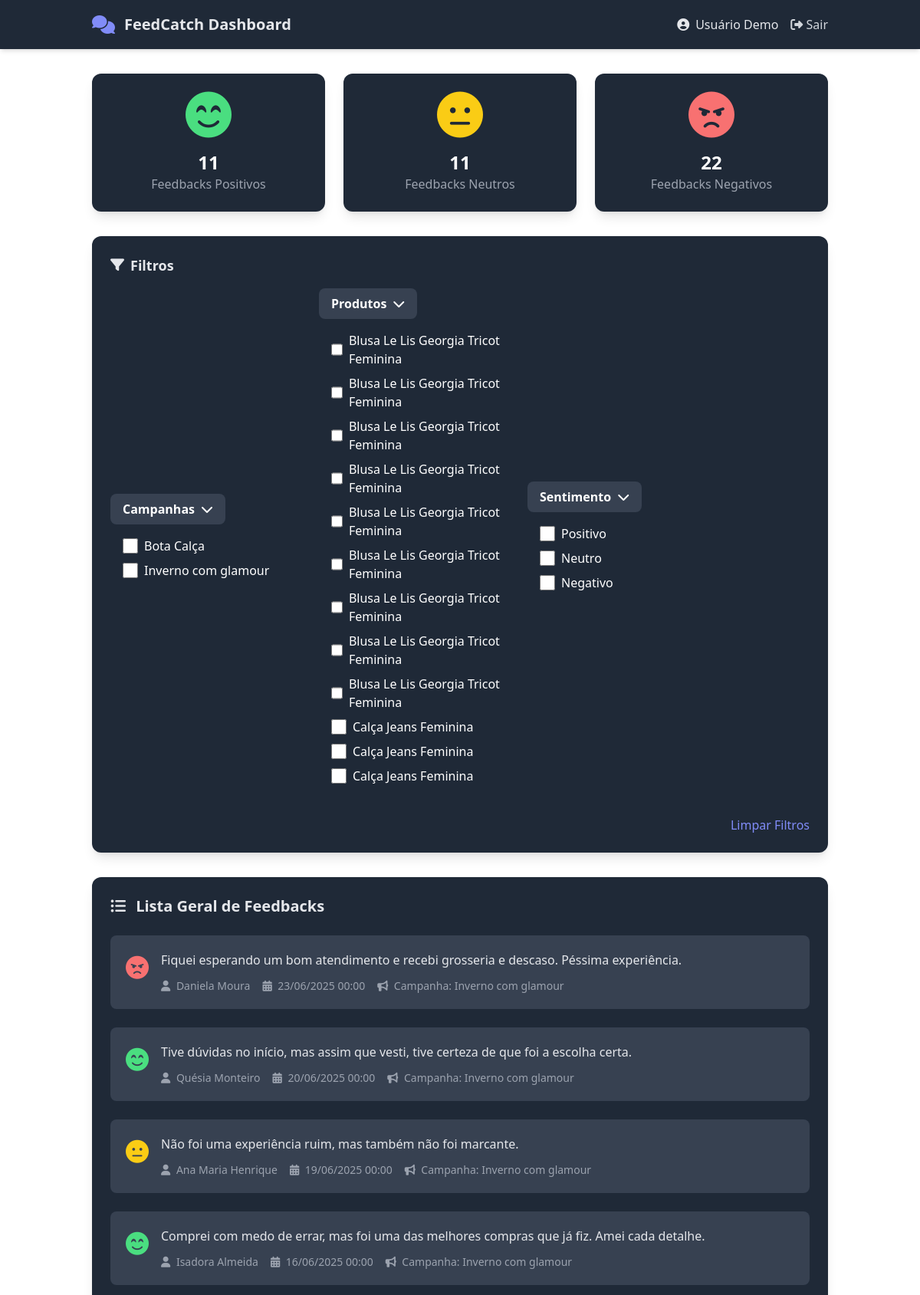
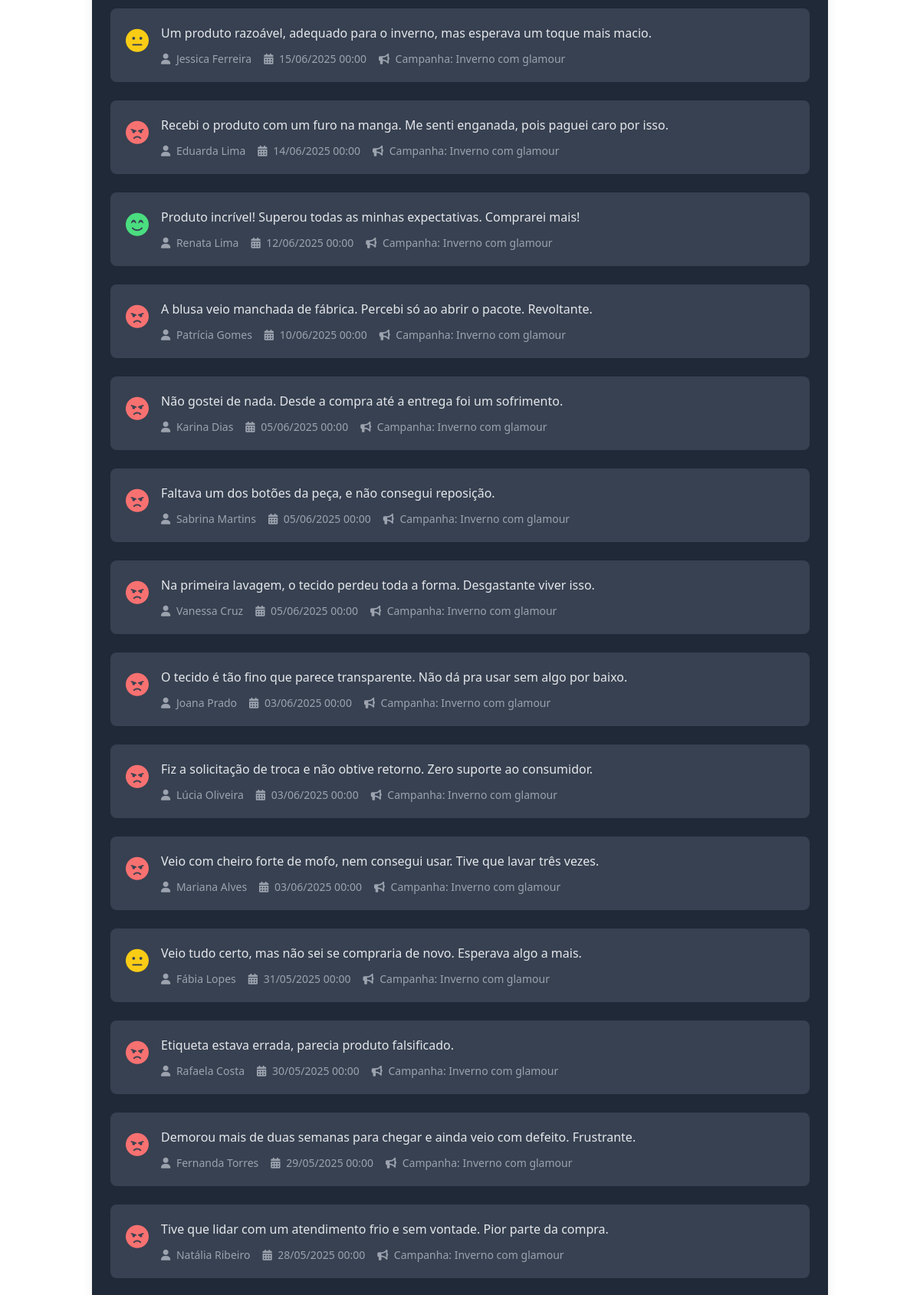
Page /dashboard.php (upper part) on the committed database (2 pictures, top to bottom).
### tables this page shows
CREATE TABLE TB_CAMPANHA (
    I_COD_CAMPANHA INT AUTO_INCREMENT PRIMARY KEY,
    S_NM_CAMPANHA VARCHAR(45),
    S_DESC_CAMPANHA TEXT,
    DT_INIC_CAMPANHA DATETIME,
    DT_FIM_CAMPANHA DATETIME
);

CREATE TABLE TB_PRODUTO (
    I_COD_PRODUTO INT AUTO_INCREMENT PRIMARY KEY,
    S_NM_PRODUTO VARCHAR(45),
    S_DESC_PRODUTO TEXT,
    S_TAM_PRODUTO CHAR(1),
    S_COR_PRODUTO VARCHAR(45)
);

CREATE TABLE TB_FEEDBACK (
    I_COD_FEEDBACK INT AUTO_INCREMENT PRIMARY KEY,
    I_COD_CAMPANHA INT,
    S_AUTOR_FEEDBACK VARCHAR(45),
    S_TXT_FEEDBACK TEXT,
    DT_FEEDBACK DATETIME,
    I_SENT_FEEDBACK INT,
    FOREIGN KEY (I_COD_CAMPANHA) REFERENCES TB_CAMPANHA(I_COD_CAMPANHA)
);

### dashboard.php (the view, shortened to what this page needs)
<?php
include('utils/conectadb.php');
if (isset($_SESSION['idusuario']) && isset($_SESSION['nomeusuario'])) {
    $nomeusuario = $_SESSION['nomeusuario'];
} else {
    $nomeusuario = 'Visitante';
}
    $sentimentos = ['positivo' => 0, 'neutro' => 0, 'negativo' => 0];
    $result_sentimentos = $link->query("SELECT I_SENT_FEEDBACK, COUNT(*) as count FROM TB_FEEDBACK GROUP BY I_SENT_FEEDBACK");
    if ($result_sentimentos) {
        while ($row = $result_sentimentos->fetch_assoc()) {
            $sentimentos_map = [1 => 'positivo', 2 => 'neutro', 0 => 'negativo'];
            if (isset($sentimentos_map[$row['I_SENT_FEEDBACK']])) {
                $sentimentos[$sentimentos_map[$row['I_SENT_FEEDBACK']]] = $row['count'];
            }
        }
    }
    $campanhas = $link->query("SELECT I_COD_CAMPANHA, S_NM_CAMPANHA FROM TB_CAMPANHA ORDER BY S_NM_CAMPANHA ASC");
    $produtos = $link->query("SELECT I_COD_PRODUTO, S_NM_PRODUTO FROM TB_PRODUTO ORDER BY S_NM_PRODUTO ASC");
    $sql_feedbacks = "SELECT f.S_TXT_FEEDBACK, f.S_AUTOR_FEEDBACK, f.DT_FEEDBACK, c.S_NM_CAMPANHA, f.I_SENT_FEEDBACK
        FROM TB_FEEDBACK f
        JOIN TB_CAMPANHA c ON f.I_COD_CAMPANHA = c.I_COD_CAMPANHA";
    $sql_feedbacks .= " ORDER BY f.DT_FEEDBACK DESC";
    $stmt = $link->prepare($sql_feedbacks);
    if($stmt){
        $stmt->execute();
        $feedbacks = $stmt->get_result();
    } else {
        $feedbacks = false;
    }
?>
<!DOCTYPE html>
<html lang="pt-BR">
<head>
    <script src="https://cdn.tailwindcss.com"></script>
    <link rel="stylesheet" href="https://cdnjs.cloudflare.com/ajax/libs/font-awesome/6.5.1/css/all.min.css">
</head>
<body class="text-gray-200 font-sans">
    <header class="bg-gray-800 shadow-md">
        <div class="container mx-auto px-4 sm:px-6 lg:px-8">
            <div class="flex items-center justify-between h-16">
                <div class="flex items-center">
                    <i class="fas fa-comments text-indigo-400 text-2xl"></i>
                    <h1 class="text-xl font-bold ml-3">FeedCatch Dashboard</h1>
                </div>
                <div class="flex items-center">
                    <span class="mr-4"><i class="fas fa-user-circle mr-2"></i><?php echo htmlspecialchars($nomeusuario); ?></span>
                    <a href="#" class="text-gray-300 hover:text-white"><i class="fas fa-sign-out-alt"></i> Sair</a>
                </div>
            </div>
        </div>
    </header>
    <main class="container mx-auto p-4 sm:p-6 lg:p-8">
        <section class="grid grid-cols-1 sm:grid-cols-2 lg:grid-cols-3 gap-6 mb-8">
            <div class="bg-gray-800 rounded-xl shadow-lg p-6 flex flex-col items-center justify-center transform hover:scale-105 transition-transform duration-300">
                <i class="fas fa-smile-beam text-green-400 text-6xl mb-4"></i>
                <h2 class="text-2xl font-bold text-white"><?php echo $sentimentos['positivo']; ?></h2>
                <p class="text-gray-400">Feedbacks Positivos</p>
            </div>
            <div class="bg-gray-800 rounded-xl shadow-lg p-6 flex flex-col items-center justify-center transform hover:scale-105 transition-transform duration-300">
                <i class="fas fa-meh text-yellow-400 text-6xl mb-4"></i>
                <h2 class="text-2xl font-bold text-white"><?php echo $sentimentos['neutro']; ?></h2>
                <p class="text-gray-400">Feedbacks Neutros</p>
            </div>
            <div class="bg-gray-800 rounded-xl shadow-lg p-6 flex flex-col items-center justify-center transform hover:scale-105 transition-transform duration-300">
                <i class="fas fa-angry text-red-400 text-6xl mb-4"></i>
                <h2 class="text-2xl font-bold text-white"><?php echo $sentimentos['negativo']; ?></h2>
                <p class="text-gray-400">Feedbacks Negativos</p>
            </div>
        </section>
        <section class="bg-gray-800 rounded-xl shadow-lg p-6 mb-8">
            <h3 class="text-lg font-bold mb-4 flex items-center"><i class="fas fa-filter mr-2"></i> Filtros</h3>
            <form id="filter-form" method="get">
                <div class="flex flex-wrap items-center gap-4">
                    <div class="relative dropdown">
                        <button type="button" class="bg-gray-700 hover:bg-gray-600 text-white font-bold py-2 px-4 rounded-lg inline-flex items-center">
                            <span>Campanhas</span>
                            <i class="fas fa-chevron-down ml-2"></i>
                        </button>
                        <div class="dropdown-menu w-64 p-4">
                            <?php while($c = $campanhas->fetch_assoc()): ?>
                                <label class="flex items-center text-white mb-2">
                                    <input type="checkbox" name="campanhas[]" value="<?php echo $c['I_COD_CAMPANHA']; ?>" class="form-checkbox h-5 w-5 bg-gray-800 border-gray-600 text-indigo-600 focus:ring-indigo-500" onchange="this.form.submit()" <?php if(isset($_GET['campanhas']) && in_array($c['I_COD_CAMPANHA'], $_GET['campanhas'])) echo 'checked'; ?>>
                                    <span class="ml-2"><?php echo htmlspecialchars($c['S_NM_CAMPANHA']); ?></span>
                                </label>
                            <?php endwhile; ?>
                        </div>
                    </div>
                    <div class="relative dropdown">
                        <button type="button" class="bg-gray-700 hover:bg-gray-600 text-white font-bold py-2 px-4 rounded-lg inline-flex items-center">
                            <span>Produtos</span>
                            <i class="fas fa-chevron-down ml-2"></i>
                        </button>
                        <div class="dropdown-menu w-64 p-4">
                            <?php while($p = $produtos->fetch_assoc()): ?>
                                <label class="flex items-center text-white mb-2">
                                    <input type="checkbox" name="produtos[]" value="<?php echo $p['I_COD_PRODUTO']; ?>" class="form-checkbox h-5 w-5 bg-gray-800 border-gray-600 text-indigo-600 focus:ring-indigo-500" onchange="this.form.submit()" <?php if(isset($_GET['produtos']) && in_array($p['I_COD_PRODUTO'], $_GET['produtos'])) echo 'checked'; ?>>
                                    <span class="ml-2"><?php echo htmlspecialchars($p['S_NM_PRODUTO']); ?></span>
                                </label>
                            <?php endwhile; ?>
                        </div>
                    </div>
                    <div class="relative dropdown">
                        <button type="button" class="bg-gray-700 hover:bg-gray-600 text-white font-bold py-2 px-4 rounded-lg inline-flex items-center">
                            <span>Sentimento</span>
                            <i class="fas fa-chevron-down ml-2"></i>
                        </button>
                        <div class="dropdown-menu w-64 p-4">
                            <label class="flex items-center text-white mb-2">
                                <input type="checkbox" name="sentimentos[]" value="1" class="form-checkbox h-5 w-5 bg-gray-800 border-gray-600 text-indigo-600 focus:ring-indigo-500" onchange="this.form.submit()" <?php if(isset($_GET['sentimentos']) && in_array(1, $_GET['sentimentos'])) echo 'checked'; ?>>
                                <span class="ml-2">Positivo</span>
                            </label>
                             <label class="flex items-center text-white mb-2">
                                <input type="checkbox" name="sentimentos[]" value="0" class="form-checkbox h-5 w-5 bg-gray-800 border-gray-600 text-indigo-600 focus:ring-indigo-500" onchange="this.form.submit()" <?php if(isset($_GET['sentimentos']) && in_array(0, $_GET['sentimentos'])) echo 'checked'; ?>>
                                <span class="ml-2">Neutro</span>
                            </label>
                             <label class="flex items-center text-white mb-2">
                                <input type="checkbox" name="sentimentos[]" value="2" class="form-checkbox h-5 w-5 bg-gray-800 border-gray-600 text-indigo-600 focus:ring-indigo-500" onchange="this.form.submit()" <?php if(isset($_GET['sentimentos']) && in_array(2, $_GET['sentimentos'])) echo 'checked'; ?>>
                                <span class="ml-2">Negativo</span>
                            </label>
                        </div>
                    </div>
                    <a href="?" class="text-indigo-400 hover:text-indigo-300 ml-auto">Limpar Filtros</a>
                </div>
            </form>
        </section>
        <section class="bg-gray-800 rounded-xl shadow-lg p-6">
            <h3 class="text-xl font-bold mb-6"><i class="fas fa-list-ul mr-2"></i> Lista Geral de Feedbacks</h3>
            <div class="space-y-6">
                <?php if ($feedbacks && $feedbacks->num_rows > 0): ?>
                    <?php while($fb = $feedbacks->fetch_assoc()): ?>
                    <?php
                        $sentiment_icon = 'fa-meh text-yellow-400';
                        if ($fb['I_SENT_FEEDBACK'] == 1) $sentiment_icon = 'fa-smile-beam text-green-400';
                        if ($fb['I_SENT_FEEDBACK'] == 0) $sentiment_icon = 'fa-angry text-red-400';
                    ?>
                    <div class="bg-gray-700 p-5 rounded-lg flex items-start space-x-4">
                        <i class="fas <?php echo $sentiment_icon; ?> text-3xl mt-1"></i>
                        <div class="flex-1">
                            <p class="text-gray-200">
                                <?php echo nl2br(htmlspecialchars($fb['S_TXT_FEEDBACK'])); ?>
                            </p>
                            <div class="text-sm text-gray-400 mt-3 flex items-center flex-wrap">
                                <span class="mr-4"><i class="fas fa-user mr-1"></i> <?php echo htmlspecialchars($fb['S_AUTOR_FEEDBACK']); ?></span>
                                <span class="mr-4"><i class="fas fa-calendar-alt mr-1"></i> <?php echo date("d/m/Y H:i", strtotime($fb['DT_FEEDBACK'])); ?></span>
                                <span><i class="fas fa-bullhorn mr-1"></i> Campanha: <?php echo htmlspecialchars($fb['S_NM_CAMPANHA']); ?></span>
                            </div>
                        </div>
                    </div>
                    <?php endwhile; ?>
                <?php endif; ?>
            </div>
        </section>
    </main>
</body>
</html>

### rows in the picture
tb_campanha: S_NM_CAMPANHA "Bota Calça"
tb_campanha: S_NM_CAMPANHA "Inverno com glamour"
tb_produto: S_NM_PRODUTO "Blusa Le Lis Georgia Tricot Feminina"
tb_produto: S_NM_PRODUTO "Blusa Le Lis Georgia Tricot Feminina"
tb_produto: S_NM_PRODUTO "Blusa Le Lis Georgia Tricot Feminina"
tb_produto: S_NM_PRODUTO "Blusa Le Lis Georgia Tricot Feminina"
tb_produto: S_NM_PRODUTO "Blusa Le Lis Georgia Tricot Feminina"
tb_produto: S_NM_PRODUTO "Blusa Le Lis Georgia Tricot Feminina"
tb_produto: S_NM_PRODUTO "Blusa Le Lis Georgia Tricot Feminina"
tb_produto: S_NM_PRODUTO "Blusa Le Lis Georgia Tricot Feminina"
tb_produto: S_NM_PRODUTO "Blusa Le Lis Georgia Tricot Feminina"
tb_produto: S_NM_PRODUTO "Calça Jeans Feminina"
tb_produto: S_NM_PRODUTO "Calça Jeans Feminina"
tb_produto: S_NM_PRODUTO "Calça Jeans Feminina"
tb_feedback: I_SENT_FEEDBACK 0 (drawn), S_TXT_FEEDBACK "Fiquei esperando um bom atendimento e recebi grosseria e descaso. Péssima experiência.", S_AUTOR_FEEDBACK "Daniela Moura", DT_FEEDBACK "23/06/2025 00:00", I_COD_CAMPANHA.S_NM_CAMPANHA "Inverno com glamour"
tb_feedback: I_SENT_FEEDBACK 1 (drawn), S_TXT_FEEDBACK "Tive dúvidas no início, mas assim que vesti, tive certeza de que foi a escolha certa.", S_AUTOR_FEEDBACK "Quésia Monteiro", DT_FEEDBACK "20/06/2025 00:00", I_COD_CAMPANHA.S_NM_CAMPANHA "Inverno com glamour"
tb_feedback: S_TXT_FEEDBACK "Não foi uma experiência ruim, mas também não foi marcante.", S_AUTOR_FEEDBACK "Ana Maria Henrique", DT_FEEDBACK "19/06/2025 00:00", I_COD_CAMPANHA.S_NM_CAMPANHA "Inverno com glamour"
tb_feedback: I_SENT_FEEDBACK 1 (drawn), S_TXT_FEEDBACK "Comprei com medo de errar, mas foi uma das melhores compras que já fiz. Amei cada detalhe.", S_AUTOR_FEEDBACK "Isadora Almeida", DT_FEEDBACK "16/06/2025 00:00", I_COD_CAMPANHA.S_NM_CAMPANHA "Inverno com glamour"
tb_feedback: S_TXT_FEEDBACK "Um produto razoável, adequado para o inverno, mas esperava um toque mais macio.", S_AUTOR_FEEDBACK "Jessica Ferreira", DT_FEEDBACK "15/06/2025 00:00", I_COD_CAMPANHA.S_NM_CAMPANHA "Inverno com glamour"
tb_feedback: I_SENT_FEEDBACK 0 (drawn), S_TXT_FEEDBACK "Recebi o produto com um furo na manga. Me senti enganada, pois paguei caro por isso.", S_AUTOR_FEEDBACK "Eduarda Lima", DT_FEEDBACK "14/06/2025 00:00", I_COD_CAMPANHA.S_NM_CAMPANHA "Inverno com glamour"
tb_feedback: I_SENT_FEEDBACK 1 (drawn), S_TXT_FEEDBACK "Produto incrível! Superou todas as minhas expectativas. Comprarei mais!", S_AUTOR_FEEDBACK "Renata Lima", DT_FEEDBACK "12/06/2025 00:00", I_COD_CAMPANHA.S_NM_CAMPANHA "Inverno com glamour"
tb_feedback: I_SENT_FEEDBACK 0 (drawn), S_TXT_FEEDBACK "A blusa veio manchada de fábrica. Percebi só ao abrir o pacote. Revoltante.", S_AUTOR_FEEDBACK "Patrícia Gomes", DT_FEEDBACK "10/06/2025 00:00", I_COD_CAMPANHA.S_NM_CAMPANHA "Inverno com glamour"
tb_feedback: I_SENT_FEEDBACK 0 (drawn), S_TXT_FEEDBACK "Não gostei de nada. Desde a compra até a entrega foi um sofrimento.", S_AUTOR_FEEDBACK "Karina Dias", DT_FEEDBACK "05/06/2025 00:00", I_COD_CAMPANHA.S_NM_CAMPANHA "Inverno com glamour"
tb_feedback: I_SENT_FEEDBACK 0 (drawn), S_TXT_FEEDBACK "Faltava um dos botões da peça, e não consegui reposição.", S_AUTOR_FEEDBACK "Sabrina Martins", DT_FEEDBACK "05/06/2025 00:00", I_COD_CAMPANHA.S_NM_CAMPANHA "Inverno com glamour"
tb_feedback: I_SENT_FEEDBACK 0 (drawn), S_TXT_FEEDBACK "Na primeira lavagem, o tecido perdeu toda a forma. Desgastante viver isso.", S_AUTOR_FEEDBACK "Vanessa Cruz", DT_FEEDBACK "05/06/2025 00:00", I_COD_CAMPANHA.S_NM_CAMPANHA "Inverno com glamour"
tb_feedback: I_SENT_FEEDBACK 0 (drawn), S_TXT_FEEDBACK "O tecido é tão fino que parece transparente. Não dá pra usar sem algo por baixo.", S_AUTOR_FEEDBACK "Joana Prado", DT_FEEDBACK "03/06/2025 00:00", I_COD_CAMPANHA.S_NM_CAMPANHA "Inverno com glamour"
tb_feedback: I_SENT_FEEDBACK 0 (drawn), S_TXT_FEEDBACK "Fiz a solicitação de troca e não obtive retorno. Zero suporte ao consumidor.", S_AUTOR_FEEDBACK "Lúcia Oliveira", DT_FEEDBACK "03/06/2025 00:00", I_COD_CAMPANHA.S_NM_CAMPANHA "Inverno com glamour"
tb_feedback: I_SENT_FEEDBACK 0 (drawn), S_TXT_FEEDBACK "Veio com cheiro forte de mofo, nem consegui usar. Tive que lavar três vezes.", S_AUTOR_FEEDBACK "Mariana Alves", DT_FEEDBACK "03/06/2025 00:00", I_COD_CAMPANHA.S_NM_CAMPANHA "Inverno com glamour"
tb_feedback: S_TXT_FEEDBACK "Veio tudo certo, mas não sei se compraria de novo. Esperava algo a mais.", S_AUTOR_FEEDBACK "Fábia Lopes", DT_FEEDBACK "31/05/2025 00:00", I_COD_CAMPANHA.S_NM_CAMPANHA "Inverno com glamour"
tb_feedback: I_SENT_FEEDBACK 0 (drawn), S_TXT_FEEDBACK "Etiqueta estava errada, parecia produto falsificado.", S_AUTOR_FEEDBACK "Rafaela Costa", DT_FEEDBACK "30/05/2025 00:00", I_COD_CAMPANHA.S_NM_CAMPANHA "Inverno com glamour"
tb_feedback: I_SENT_FEEDBACK 0 (drawn), S_TXT_FEEDBACK "Demorou mais de duas semanas para chegar e ainda veio com defeito. Frustrante.", S_AUTOR_FEEDBACK "Fernanda Torres", DT_FEEDBACK "29/05/2025 00:00", I_COD_CAMPANHA.S_NM_CAMPANHA "Inverno com glamour"
tb_feedback: I_SENT_FEEDBACK 0 (drawn), S_TXT_FEEDBACK "Tive que lidar com um atendimento frio e sem vontade. Pior parte da compra.", S_AUTOR_FEEDBACK "Natália Ribeiro", DT_FEEDBACK "28/05/2025 00:00", I_COD_CAMPANHA.S_NM_CAMPANHA "Inverno com glamour"

### other values in the picture
$nomeusuario "Usuário Demo"
$sentimentos['positivo'] "11"
$sentimentos['neutro'] "11"
$sentimentos['negativo'] "22"
